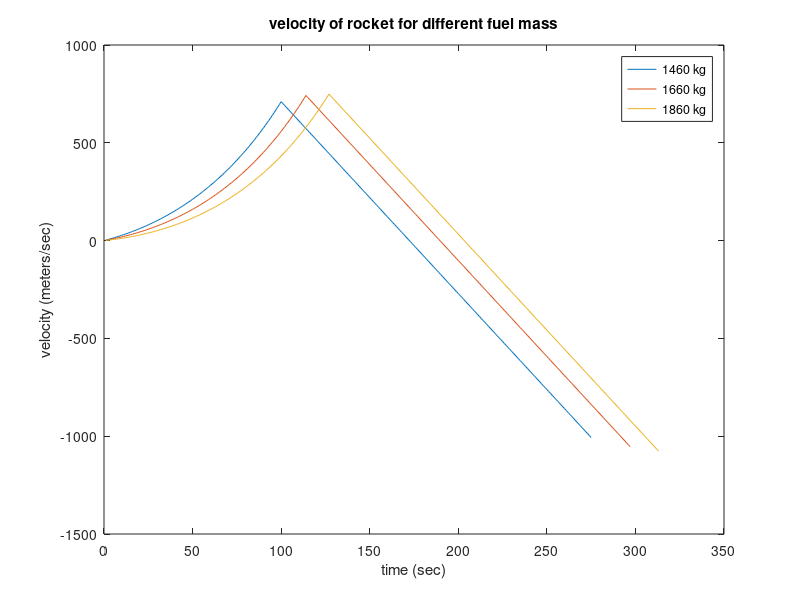
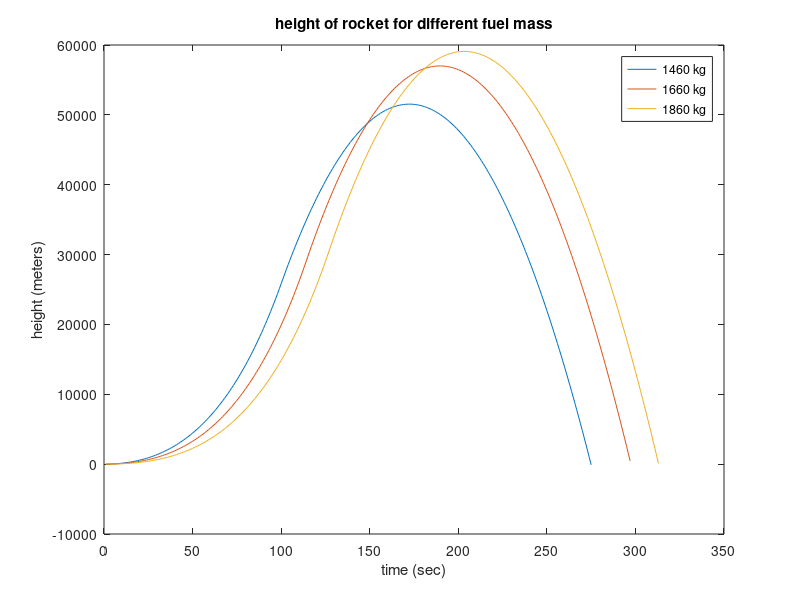

Here is the MATLAB script that generated these plots, in order:
%   Robert W. Rost
%   September 20, 2015
%   Rocket Flight
%   Program will ask user for system of units
%   Based on response, user is asked for
%   empty mass of rocket (kg or slugs)
%   fuelmass (kg or slugs)
%   rate at which rocket burns fuel (kg/sec or slugs/sec)
%   exit velocity of thrust (m/sec or ft/sec)
%   desired height of rocket
%   mass of fuel to add if rocket does not meet desired height
%
clear
close all
home
% Initialize variables
time=zeros(1);                          % time vector
vel=zeros(1);                            % velocity of rocket
height=zeros(1);                       % height of rocket
fuelmass=zeros(1);                   % mass of fuel
maxheighttime=zeros(1);          % time of maximum height of rocket
maxveltime=zeros(1);               % time of maximum velocity of rocket
tpeak=zeros(1);                        % time to peak height
hpeak=zeros(1);                       % height at peak time
thit=zeros(1);                           % time to hit gound
maxheight=zeros(1);                 % maximum height of rocket
maxvel=zeros(1);                      % maximum velocity of rocket
% additional variables:
% emptymass - mass of rocket without fule
% q - rate at which rocket burns fuel
% u - velocity of rocket thrust
% m0- total mass of rocket (emptymass+fuelmass)
% burntime - total time rocket burns fuel (fuelmass/q)
% maximumheight - maximum height rocket must attain
% addfuel - mass of fuel added each itteration
answer='no';
%
% input section
%
    unittype=menu('unit type:','SI (g=9.81 ft/sec^2)','gravitational(g=32.2 ft/sec^2)');
    if unittype==1
        g=9.81;
    else
        g=32.2;
    end
    name='Weather Sat';
    if unittype==1
        emptymass=1460;
        fuelmass(1)=1460;
        q=14.6;
        u=2440;
        maximumheight=57700;
        addfuel=200;
    else
        emptymass=100;
        fuelmass(1)=100;
        q=1;
        u=8000;
        maximumheight=200000;
        addfuel=20;
    end
    burntime=fuelmass/q;
    m0=emptymass+fuelmass;
    home
%
% Calculation section
%
profile=1;
while maxheight(profile) < maximumheight
    burntime(profile)=round(fuelmass(profile)/q);
    m0=emptymass+fuelmass(profile);
    %
    % Calculations while rocket is burning fuel
    %
    for t=1:burntime(profile)
        time(t,profile)=t;
        vel(t,profile)=u*log(m0/(m0-q*t))-g*t;
        height(t,profile)=((u/q)*(m0-q*t)*log(m0-q*t))+u*(log(m0)+1)*t-((g*t^2)/2)-((m0*u)/q)*log(m0);
        if maxvel(profile) < vel(t,profile)
            maxvel(profile)=vel(t,profile);
            maxveltime(profile)=t;
        end
        if maxheight(profile)<height(t,profile)
            maxheight(profile)=height(t,profile);
            maxheighttime(profile)=t;
        end
    end
    tpeak(profile)=burntime(profile)+(vel(burntime(profile),profile)/g);
    hpeak(profile)=height(burntime(profile),profile)+((vel(burntime(profile),profile)^2)/(2*g));
    thit(profile)=tpeak(profile)+sqrt((2*hpeak(profile))/g);
    thit(profile)=round(thit(profile));
    %
    % Calculation when rocket is out of fuel
    %
    for t=burntime(profile)+1:thit(profile)
        time(t,profile)=t;
        vel(t,profile)=vel(burntime(profile),profile)-g*(t-burntime(profile));
        height(t,profile)=height(burntime(profile),profile)+vel(burntime(profile),profile)*(t-burntime(profile))-(g*(t-burntime(profile))^2)/2;
        if maxvel(profile) < vel(t,profile)
            maxvel(profile)=vel(t,profile);
            maxveltime(profile)=t;
        end
        if maxheight(profile)<height(t,profile)
            maxheight(profile)=height(t,profile);
            maxheighttime(profile)=t;
        end
    end
    profile=profile+1;
    maxheight(profile)=maxheight(profile-1);
    maxvel(profile)=maxvel(profile-1);
    fuelmass(profile)=fuelmass(profile-1)+addfuel;
end
% output section
fprintf('\n\nrocket name: %s\n',name)
if unittype==1
    %output to display
    fprintf('\nto reach the desired height you need %4.0f kg of fuel \n',fuelmass(profile-1))
    fprintf('max velocity =  %8.4f meters/sec at %3.2f sec \n', maxvel(profile-1), maxveltime(profile-1))
    fprintf('max height =  %8.4f meters at %3.2f sec \n', maxheight(profile-1), maxheighttime(profile-1))
    fprintf('total flight time = %8.2f seconds \n',thit(profile-1))
    fprintf('the rocket hits the ground at %8.4f meters/sec \n',min(vel(:,profile-1)))
    % plot velocity vrs time
    figure(1)
    legendtext='';
    for ii=1:profile-1
        plot(1:thit(ii),vel(1:thit(ii),ii))
        hold on
        legendtext=[legendtext;strcat(num2str(fuelmass(ii)),' kg')];
    end
    xlabel('time (sec)')
    ylabel('velocity (meters/sec)')
    title('velocity of rocket for different fuel mass')
    legend(legendtext)
    hold off
    % plot height vrs time
    figure(2)
    for ii=1:profile-1
        plot(1:thit(ii),height(1:thit(ii),ii))
        hold on
    end
    xlabel('time (sec)')
    ylabel('height (meters)')
    title('height of rocket for different fuel mass')
    legend(legendtext)
    hold off
else
    % output to display
    fprintf('\nto reach the desired height you need %4.0f slugs of fuel \n',fuelmass(profile-1))
    fprintf('max velocity =  %8.4f feet/sec at %3.2f sec \n', maxvel(profile-1), maxveltime(profile-1))
    fprintf('max height =  %8.4f feet at %3.2f sec \n', maxheight(profile-1), maxheighttime(profile-1))
    fprintf('total flight time = %8.2f seconds \n',thit(profile-1))
    fprintf('the rocket hits the ground at %8.4f feet/sec \n',min(vel(:,profile-1)))
    % plot velocity vrs time
    figure(1)
    legendtext='';
    for ii=1:profile-1
        plot(1:thit(ii),vel(1:thit(ii),ii))
        hold on
        legendtext=[legendtext;strcat(num2str(fuelmass(ii)),' slugs')];
    end
    xlabel('time (sec)')
    ylabel('velocity (ft/sec)')
    title('velocity of rocket for different fuel mass')
    legend(legendtext)
    hold off
    % plot height vrs time
    figure(2)
    for ii=1:profile-1
        plot(1:thit(ii),height(1:thit(ii),ii))
        hold on
    end
    xlabel('time (sec)')
    ylabel('height (ft)')
    title('height of rocket for different fuel mass')
    legend(legendtext)
    hold off
end
fprintf('\n\nif you selected SI units make sure to check the output to display\n')
fprintf('is the total flight time correct?\n\n')
fprintf('if you selected gravatation units make sure both plots have titles and labels\n')